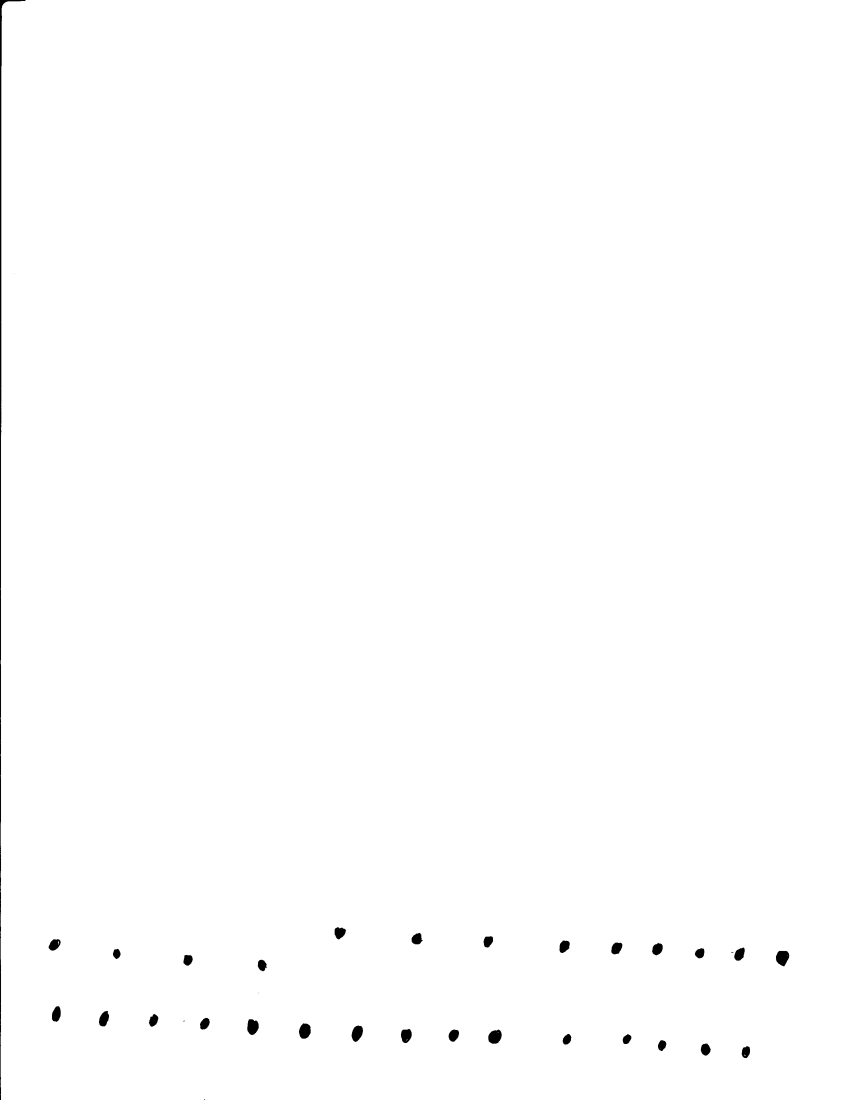
#> input picture ocrPy/trainingData/orig/traindot.png, 1700 x 2200 px, given in place of testVector.png, which was not available (shown at 1/2 size)
$ python imgBinarizer.py
#> lines starting #> are read from the running program, lines starting #| are printed output that depends on the picture; after the words box and inside, x2 and y2 are one past the last pixel; in counts of white or black regions, pixels touching at a corner belong together; pictures that were not available may be replaced by others from this repository, and a replacement may not be noted
import cv2
import numpy as np

fileNames = ['train0.png', 'train1.png', 'train2.png', 'train3.png',
			'train4.png', 'train5.png', 'train6.png', 'train7.png',
			'train8.png', 'train9.png', 'trainx.png', 'trainy.png',
			'trainleftparen.png', 'trainrightparen.png', 'trainplus.png', 'trainminus.png']


# [9 lines of commented-out code are left out]

img = cv2.cvtColor(cv2.imread('testVector.png'),cv2.COLOR_BGR2GRAY);
#> img: shape (2200, 1700); min 0, max 255, mean 253.9
img = np.invert(img)
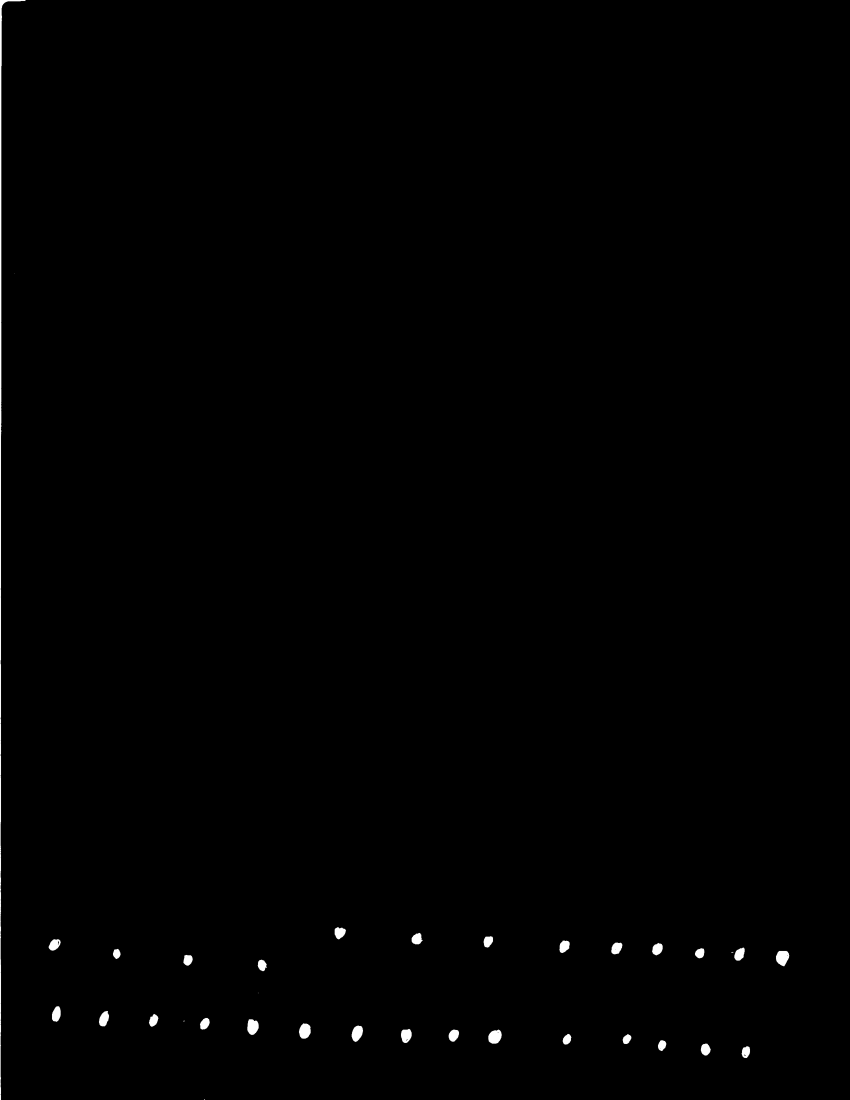
#> img: shape (2200, 1700) (shown at 1/2 size); min 0, max 255, mean 1.1
img[img >= 200] = 255
#> img: shape (2200, 1700); 0.06% of pixels changed, all inside (x1, y1, x2, y2) = (0, 1, 1578, 2200)
img[img < 200] = 0
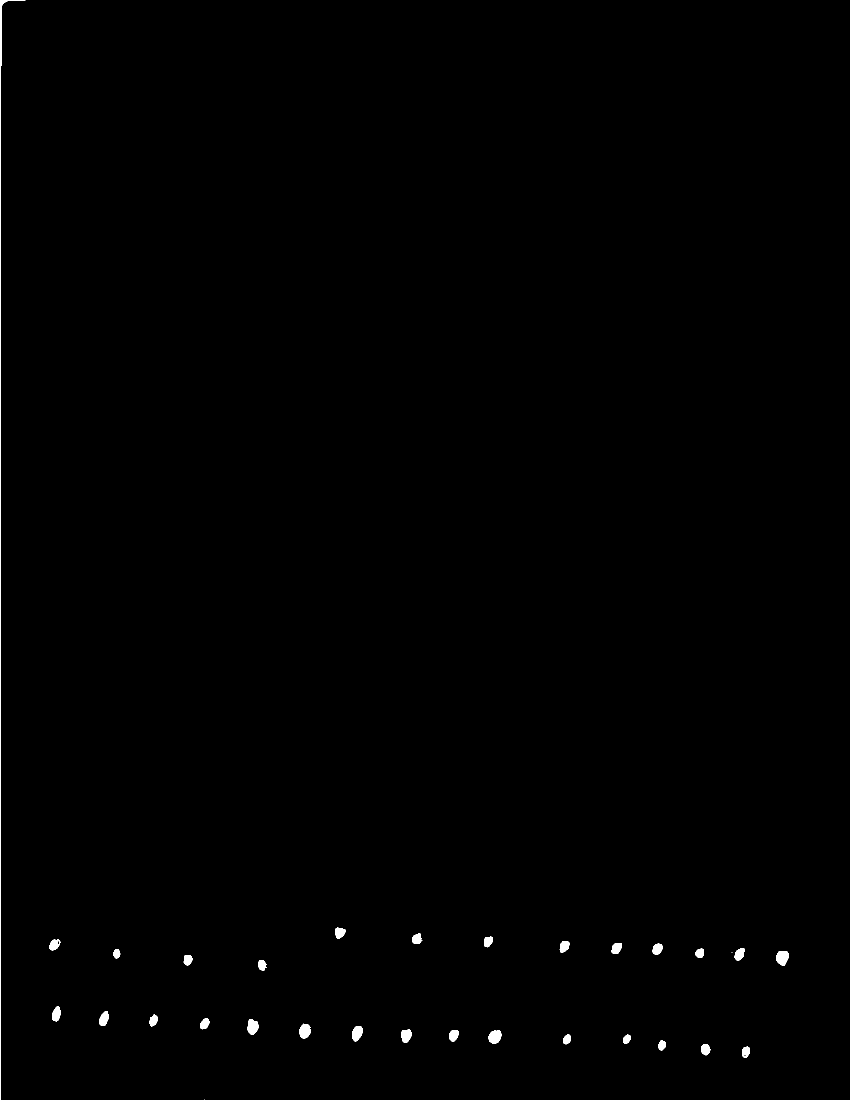
#> img: shape (2200, 1700) (shown at 1/2 size); 0.38% white; 32 white regions (3 under 20 px), largest, box (x1, y1, x2, y2) and area: (0, 0, 51, 2200) 4362, (1552, 1902, 1578, 1932) 587, (977, 2060, 1003, 2087) 546
img = cv2.filter2D(img, -1, np.ones((5,5)))
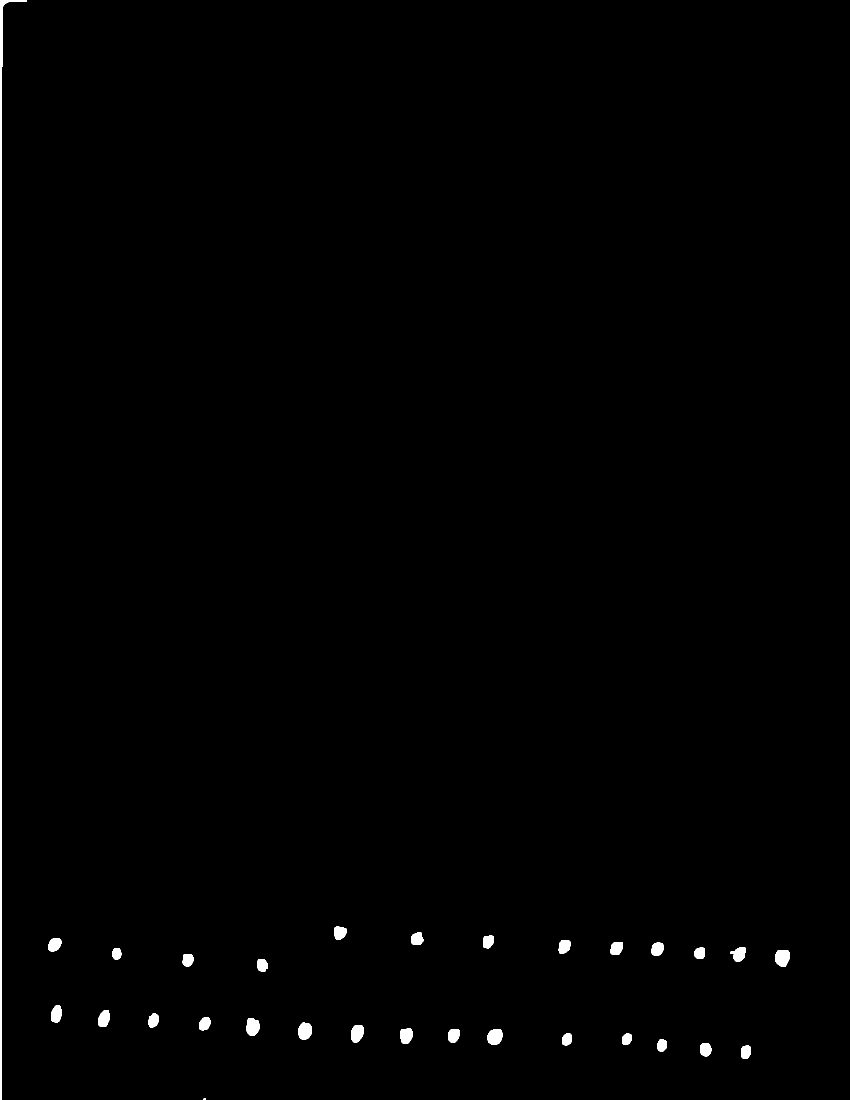
#> img: shape (2200, 1700) (shown at 1/2 size); 0.65% white; 30 white regions (1 under 20 px), largest, box (x1, y1, x2, y2) and area: (0, 0, 53, 2200) 8980, (1550, 1900, 1580, 1934) 829, (975, 2058, 1005, 2089) 779
img = np.invert(img)
cv2.imwrite('testVectorBin.png', img)
